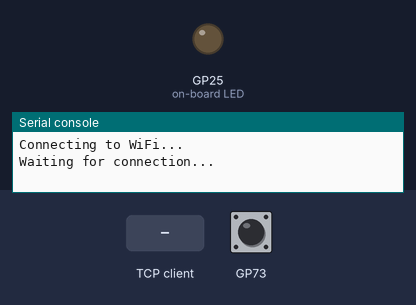
The program below on a simulated Raspberry Pi Pico running MicroPython. Parts: output pins drawn as LEDs (lit = HIGH), the last lines printed to the serial console. Inputs (shaded band) come from the test bench. WiFi joins after 1.5 s; one TCP client connects 1 s after the port opens and stays connected.

Above: at 0.6 s.
At 3.2 s:
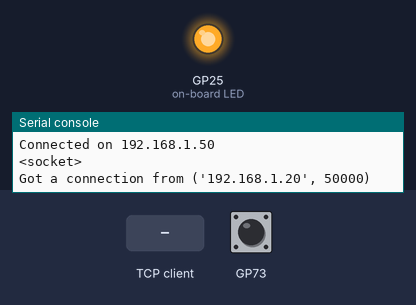
3.3 s: the TCP client sends "1"
Timing chart, 0 to 6.3 s (numbered marks = the images above; inputs shaded):
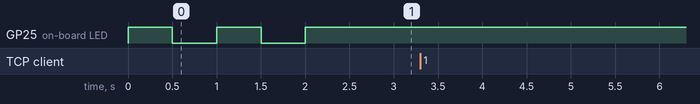

The program:

wlan_test_webserver.py
```python
import rp2  # type: ignore
import sys
import socket
import network # type: ignore
from time import sleep
from picozero import pico_led


# thread that exits when button pressed
def exit_thread():
    counter = 0
    while True:
        print(counter)
        counter += 2
        sleep(1)


print("Connecting to WiFi...")
ssid = "Tom and Alex Wifi"
password = "TomTom0312!"


def connect():
    # Connect to WLAN
    wlan = network.WLAN(network.STA_IF)
    wlan.active(True)
    wlan.connect(ssid, password)
    while wlan.isconnected() == False:
        if rp2.bootsel_button() == 1:
            sys.exit()
        print("Waiting for connection...")
        pico_led.on()
        sleep(0.5)
        pico_led.off()
        sleep(0.5)
    ip = wlan.ifconfig()[0]
    print(f"Connected on {ip}")
    pico_led.on()
    return ip


def open_socket(ip):
    # Open a socket
    address = (ip, 80)
    connection = socket.socket()
    connection.bind(address)
    connection.listen(1)
    return connection


ip = connect()
connection = open_socket(ip)
print(connection)


while True:
    try:
        client, addr = connection.accept()
        print("Got a connection from %s" % str(addr))
        request = client.recv(1024)
        print("Content = %s" % str(request))
        response = "Hello World!"
        client.send(response)
        client.close()
    except:
        pass
    finally:
        if rp2.bootsel_button() == 1:
            break
    sleep(0.1)
```
